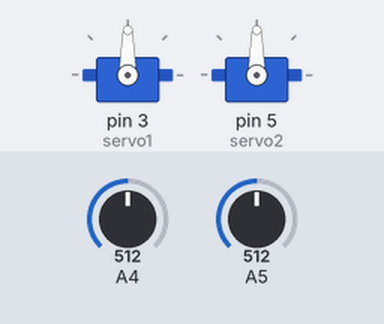
A sketch run on a simulated Arduino Uno, built with avr-gcc and run on an emulated ATmega328P. Parts: 2 × servo. Inputs (shaded band) come from the test bench; at power-on: A4 = 512, A5 = 512. What the sketch prints to the serial monitor is not drawn.

Above: at 1.2 s.
1.3 s: A4 set to 716
At 2.5 s:
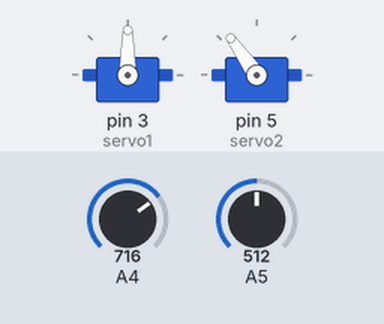
2.8 s: A5 set to 716
At 3.7 s:
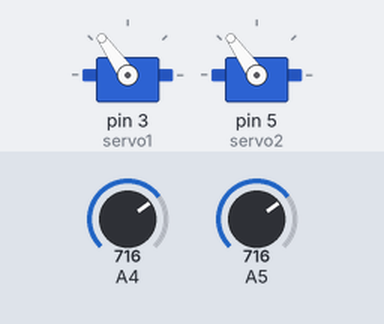
4.3 s: A4 set to 900
At 4.8 s:
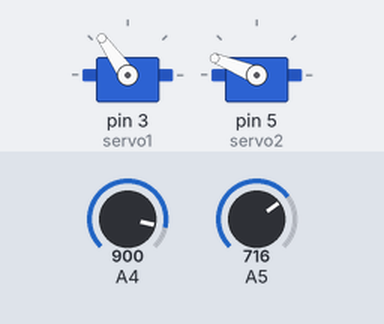
5.8 s: A5 set to 900
At 7.0 s:
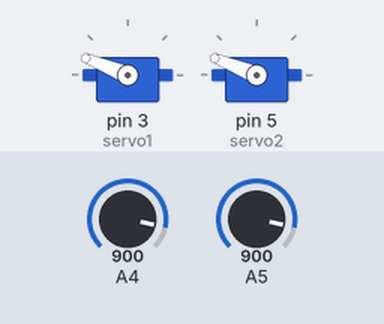
7.3 s: A4 set to 1023
At 8.3 s:
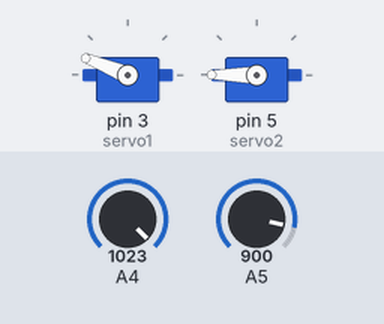
8.8 s: A5 set to 1023
At 9.4 s:
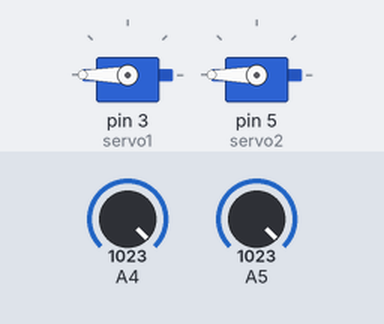
Timing chart, 0 to 11.3 s (numbered marks = the images above; inputs shaded):
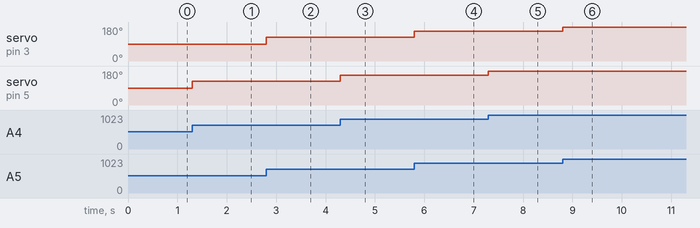

Measured:
- after the input at 1.3 s, servo on pin 5 (servo2): 90° → 125° at once
- after the input at 2.8 s, servo on pin 3 (servo1): 90° → 125° at once
- after the input at 4.3 s, servo on pin 5 (servo2): 125° → 158° at once
- after the input at 5.8 s, servo on pin 3 (servo1): 125° → 158° at once
- after the input at 7.3 s, servo on pin 5 (servo2): 158° → 180° at once
- after the input at 8.8 s, servo on pin 3 (servo1): 158° → 180° at once

The sketch:

test.ino
```cpp
#include <Servo.h>

Servo servo1;
Servo servo2;

void setup()
{
  Serial.begin(9600);
  Serial.println("Setup complete");
  servo1.attach(3);
  servo2.attach(5);
}

void loop()
{
  int pot1 = analogRead(5);
  int val1 = map(pot1, 0, 1023, 0, 180);
  servo1.write(val1);

  int pot2 = analogRead(4);
  int val2 = map(pot2, 0, 1023, 0, 180);
  servo2.write(val2);
}
```
